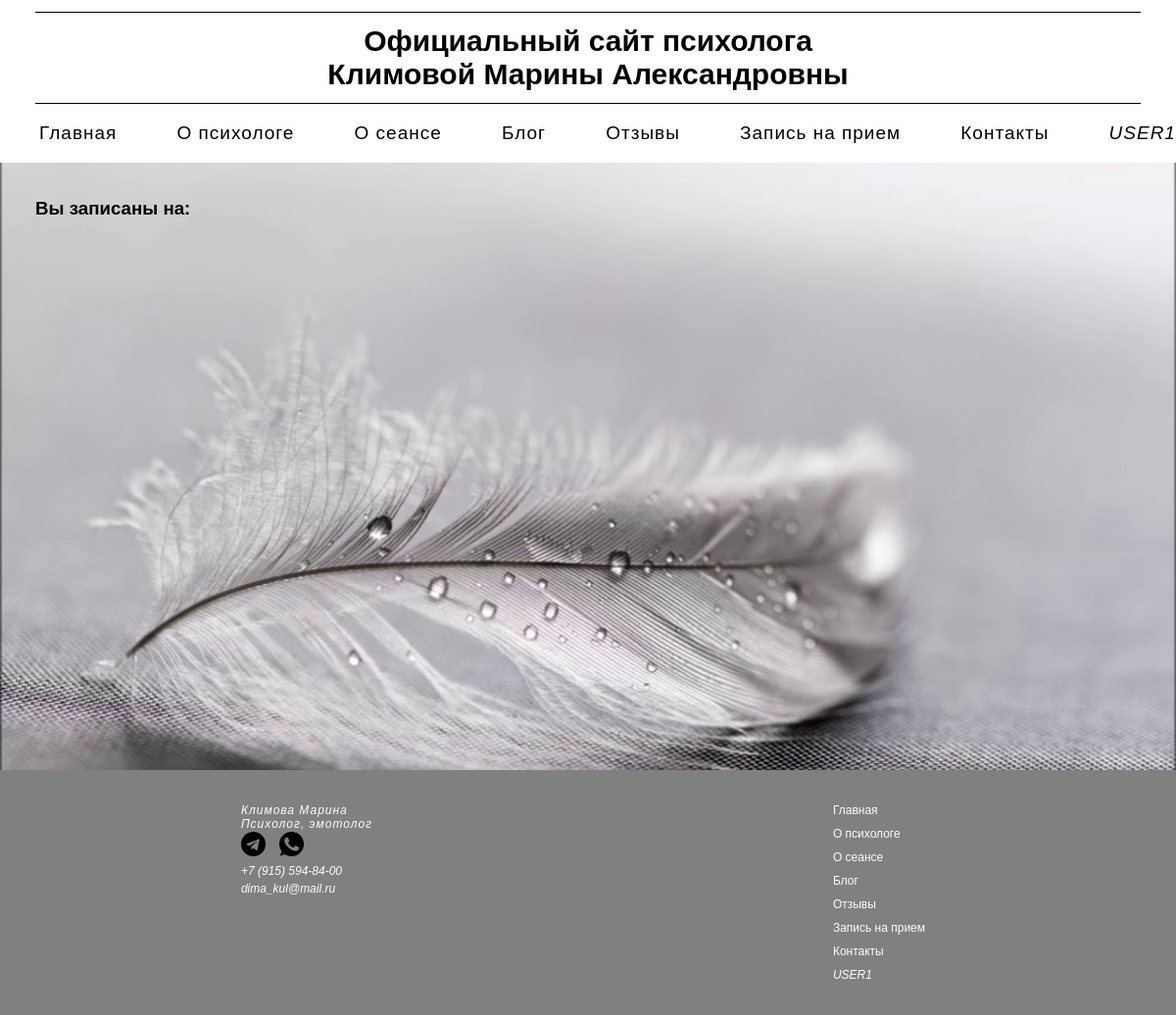
The page /personal_account/appointment/ (signed in) on the database as committed earlier.
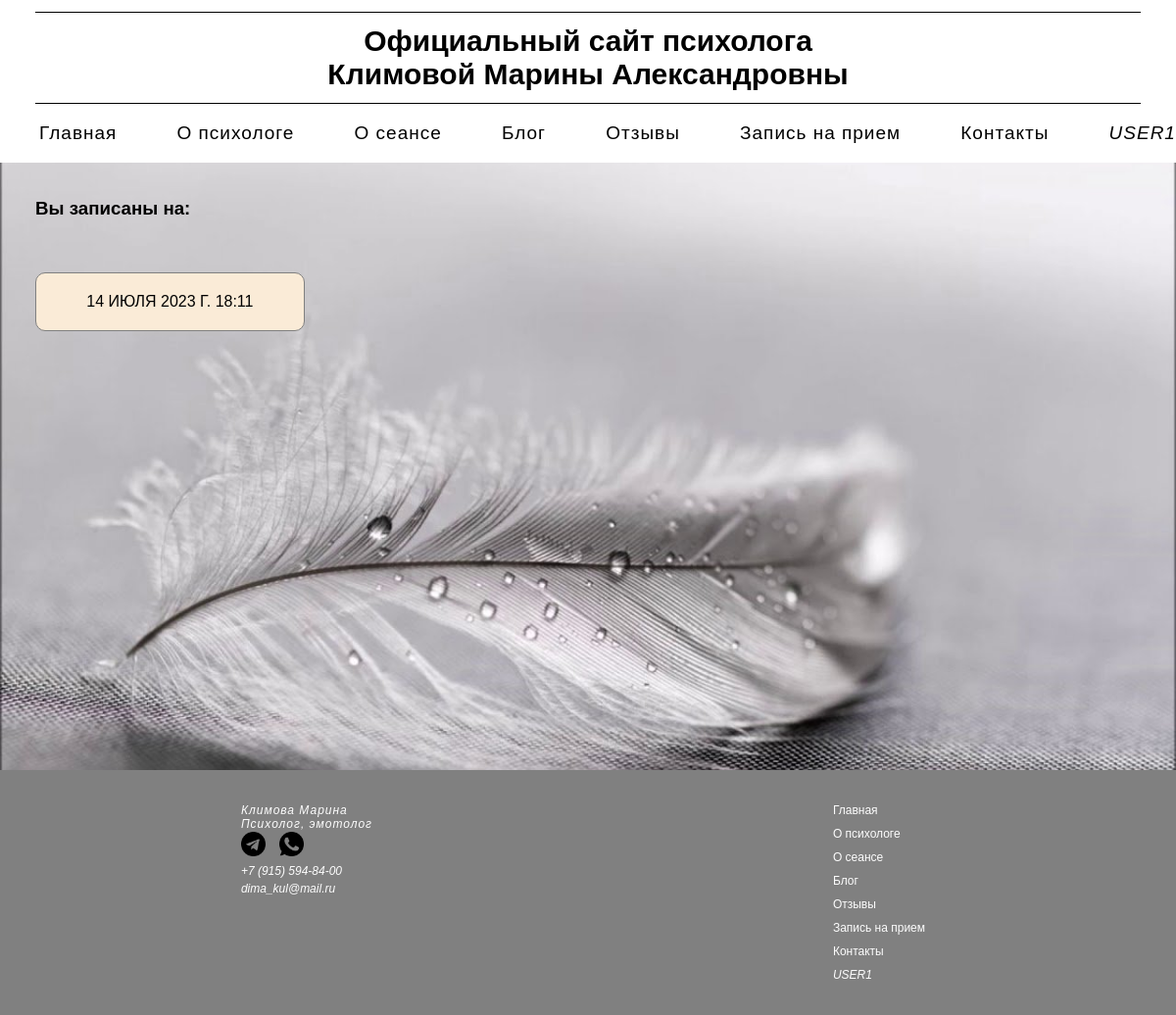
The same page on the database as committed later.
### personal_account/models.py (models this page shows, shortened)
class Appointment(models.Model):
    owner = models.ForeignKey(Profile, on_delete=models.CASCADE, null=True, verbose_name='Имя пользователя')
    date = models.DateTimeField(verbose_name='Дата записи')
    class Meta:
        verbose_name = "Запись"
        verbose_name_plural = "Записи"
        ordering = ['date']

### personal_account/views.py (the view)
# urls.py: path('appointment/', views.appointment, name="appointment"),
@login_required(login_url="personal_account:login")
def appointment(request):
    profile = request.user.profile
    form = profile.appointment_set.all()
    context = {'form': form}
    return render(request, 'personal_account/appointment.html', context)

### personal_account/templates/personal_account/appointment.html
{% extends 'main/menu.html' %}
{% block content %}
<div class="bcg_appointment">
    <h3 class="appointment_h3">
        Вы записаны на:
    </h3>
    <div class="appointment_content">
        {% for i in form %}
            <div class="appointment_date"> {{ i.date }} </div>
        {% endfor %}
    </div>
</div>
{% endblock %}

Rows that differ between the two databases and show on the page:
added Appointment: date "14 ИЮЛЯ 2023 Г. 18:11"
